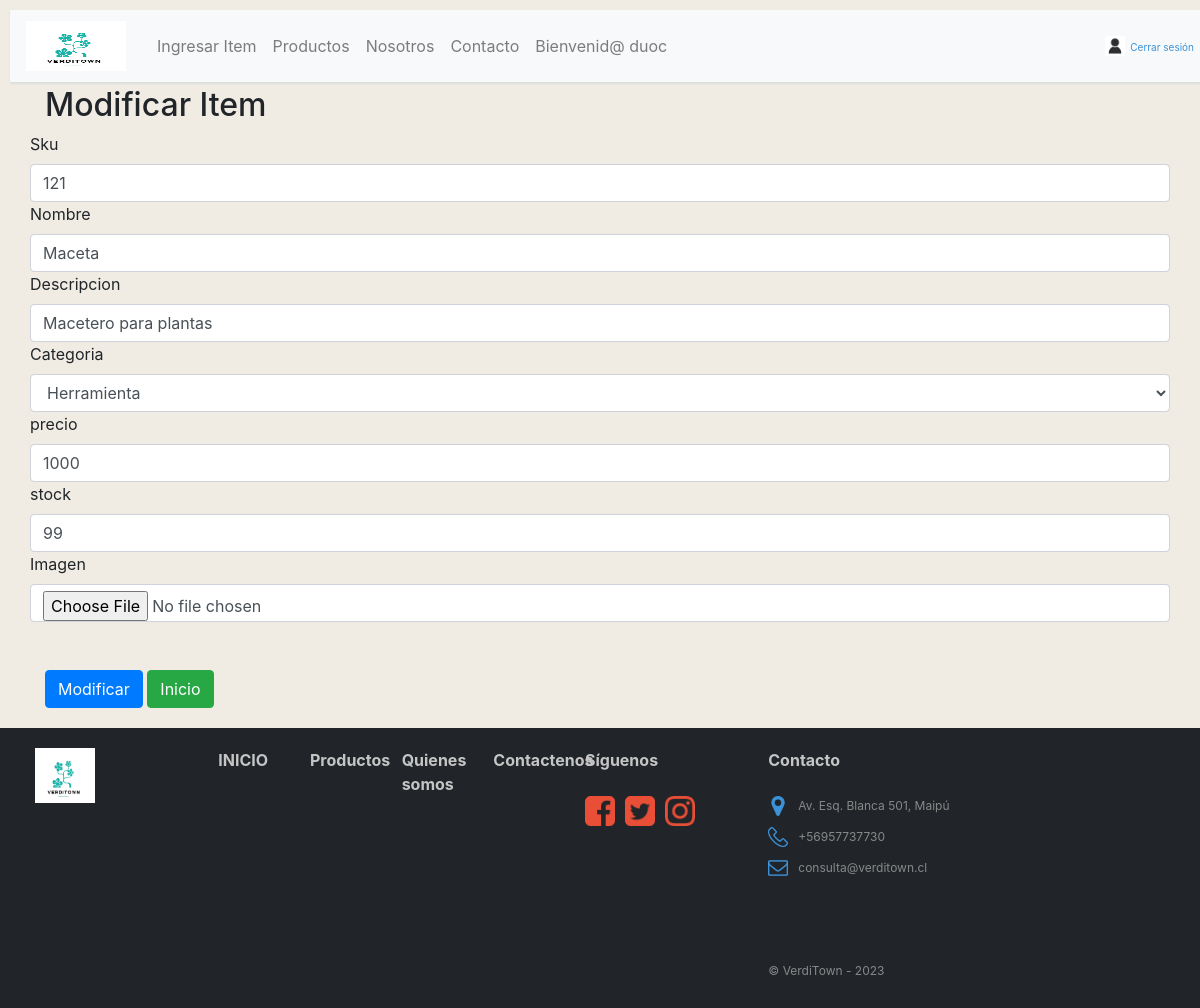
Page /modificar/121 (signed in) on the committed database.
### verditown/models.py (models this page shows, shortened)
class Producto(models.Model):
    sku =  models.CharField(primary_key=True, max_length=10, verbose_name="SKU")
    nombre = models.CharField(max_length=20, blank=True, verbose_name="Nombre")
    descrip = models.CharField(max_length=50, blank=True, verbose_name="Descripcion")
    imagen = models.ImageField(upload_to="imagenes", null=True, blank=True, verbose_name="Imagen")
    precio = models.IntegerField(validators=[MinValueValidator(1), MaxValueValidator(99999)], blank=True, verbose_name="Precio")
    stock = models.IntegerField(default=0, blank=True, verbose_name="Stock")
    categoria = models.ForeignKey(Categoria, on_delete=models.CASCADE, verbose_name="Categoria")

### verditown/views.py (the view)
# urls.py: path('modificar/<id>', modificar, name="modificar"),
@login_required
def modificar(request,id):
    animal = Producto.objects.get(sku=id)         #obtenemos un objeto por su pk
    datos ={
        'form':ProductoForm(instance=animal)
    }
    if request.method=='POST':
        formulario = ProductoForm(data=request.POST, instance=animal, files=request.FILES)
        if formulario.is_valid:
            formulario.save()
            return redirect ('mostrar')
    return render(request, 'modificar.html', datos)

### verditown/models.py (called while the page is built)
    def __str__(self):
        return self.nombreCategoria #permite acceder a los objetos a través de su nombre en el admin

### verditown/templates/modificar.html (shortened to what this page needs)
{% extends "base.html" %}
{% block content %}
<!DOCTYPE html>
<html lang="en">
<head>
    {% load static %}
    <link href="{% static 'css/bootstrap.min.css' %}" rel="stylesheet">
    <link href="{% static 'css/estilos.css' %}" rel="stylesheet">
</head>
<body>
    <div class="container">
        <h2>Modificar Item</h2>
        <form method="POST" id="formulario" enctype="multipart/form-data">
            <div class="row">
                <label for="{{ form.field.name }}">
                    {{form.sku.label}}
                </label>
                {{ form.sku }}
            </div>
            <div class="row">
                <label for="{{ form.field.name }}">
                    {{form.nombre.label}}
                </label>
                {{ form.nombre }}
            </div>
            <div class="row">
                <label for="{{ form.field.name }}">
                    {{form.descrip.label}}
                </label>
                {{ form.descrip }}
            </div>
            <div class="row">
                <label for="{{ animalform.field.name }}">
                    {{form.categoria.label}}
                </label>
                {{ form.categoria }}
            </div>
            <div class="row">
                <label for="{{ animalform.field.name }}">
                    {{form.precio.label}}
                </label>
                {{ form.precio }}
            </div>
            <div class="row">
                <label for="{{ animalform.field.name }}">
                    {{form.stock.label}}
                </label>
                {{form.stock}}
            </div>
            <div class="row">
                <label for="{{ form.field.name }}">
                    {{form.imagen.label}}
                </label>
                {{ form.imagen }}
            </div>
            <br><br>
            <div class="form-group">
                <input type="submit" class="btn btn-primary" value="Modificar">
                <a href="{% url 'index' %}" class="btn btn-success">Inicio</a>
            </div>
        </form>
    </div>
</body>
</html>
{% endblock %}

### verditown/templates/base.html (shortened to what this page needs)
<!DOCTYPE html>
<html lang="en">
<head>
    {% load static %}
    <link rel="stylesheet" href="https://cdnjs.cloudflare.com/ajax/libs/font-awesome/4.7.0/css/font-awesome.min.css">
    <link href="{% static 'css/bootstrap.min.css' %}" rel="stylesheet">
    <link href="{% static 'css/estilos.css' %}" rel="stylesheet">
</head>
<body>
        <nav class="navbar navbar-expand-md navbar-light bg-light mb-4" id="barraNav">
            <a href="{% url 'index' %}" id="logoBookStop">
                <img src="{% static 'img/Logo.png' %}" width="100px" height="50px">
            </a>
            <div class="collapse navbar-collapse" id="navbarCollapse">
                {% if user.is_staff %}
                <ul class="navbar-nav mr-auto">
                    <li class="nav-item">
                        <a class="nav-link" href="{% url 'mostrar' %}">Ingresar Item</a>
                    </li>
                    <li class="nav-item">
                        <a class="nav-link" href="{% url 'productos' %}">Productos</a>
                    </li>
                    <li class="nav-item">
                        <a class="nav-link" href="{%url 'nosotros' %}">Nosotros</a>
                    </li>
                    <li class="nav-item">
                        <a class="nav-link" href="{%url 'contacto' %}">Contacto</a>
                    </li>
                    <li class="nav-item">
                        <a class="nav-link" href="#">Bienvenid@ {{ user.username }} </a>
                    </li>
                </ul>
                {% endif %}
                <div>
                    {% if user.is_authenticated %}
                    <a href="{% url 'logout' %}" id="userBookStop">
                        <img src="{% static 'img/user-vector-icon.jpg' %}" alt="userBookStop" width="20px">Cerrar sesión
                    </a>
                    {% else %}
                    <a href="{% url 'login' %}" id="userBookStop">
                        <img src="{% static 'img/user-vector-icon.jpg' %}" alt="userBookStop" width="20px">Iniciar sesión
                    </a>
                    {% endif %}
                </div>
            </div>
        </nav>
    {% block content %}
    {% endblock %}
    <footer>
        <div class="row col-12">
            <div class="row col-12">
                <div class="col-lg-2">
                    <img src="{% static 'img/logo.png' %}" alt="logoBookStop" width="60px">
                </div>
                <div class="col-lg-1">
                    <a href="index.html" id="linkFooter"><strong>INICIO</strong></a>
                </div>
                <div class="col-lg-1">
                    <a href="galeria.html" id="linkFooter"><strong>Productos</strong></a>
                </div>
                <div class="col-lg-1">
                    <a href="nosotros.html" id="linkFooter"><strong>Quienes somos</strong></a>
                </div>
                <div class="col-lg-1">
                    <a href="contacto.html" id="linkFooter"><strong>Contactenos</strong></a>
                </div>
            <div class="col-lg-2">
                <strong>Síguenos</strong>
                <br><br>
                <div class="row">
                    <img src="{% static 'img/2000px-Facebook_font_awesome.svg.png' %}" alt="" width="30px" height="30px"
                        style=" margin-left: 15px;">
                    <img src="{% static 'img/twitter.png' %}" alt="" width="30px" height="30px" style=" margin-left: 10px;">
                    <img src="{% static 'img/Instagram.png' %}" alt="" width="30px" height="30px" style=" margin-left: 10px;">
                </div>
            </div>
            <div class="col-lg-3">
                <strong>Contacto</strong>
                <br><br>
                <div class="row">
                    <img src="{% static 'img/location.png' %}" alt="" width="20px" height="20px"
                        style="margin-right: 10px; margin-left: 15px;">
                    <p>Av. Esq. Blanca 501, Maipú</p>
                </div>
                <div class="row">
                    <img src="{% static 'img/fono.png' %}" alt="" width="20px" height="20px"
                        style="margin-right: 10px; margin-left: 15px;">
                    <p>+56957737730</p>
                </div>
                <div class="row">
                    <img src="{% static 'img/email.png' %}" alt="" width="20px" height="20px"
                        style="margin-right: 10px; margin-left: 15px;">
                    <p>consulta@verditown.cl</p>
                </div>
                <br><br><br>
                <p>&copy; VerdiTown - 2023</p>
            </div>
        </div>
    </footer>
</body>
</html>

### verditown/static/css/estilos.css (style rules this page uses)
body { background-color: #F0ECE3; padding-top: 86px; }
#logoBookStop { color: #3C92D8; font-size: 20px; text-decoration: none; margin-right: 16px; padding-top: 3px; }
#logoBookStop img { margin-right: 7px; margin-bottom: 3px; }
.navbar { -webkit-box-shadow:0px 2px 2px #dddddd; -moz-box-shadow:0px 2px 2px #dddddd; box-shadow:0px 2px 2px #dddddd; position: fixed; z-index: 1; display: flex; transition: 0.3s; width: 100%; top: 0; margin: 10px; }
#userBookStop { color: #3C92D8; font-size: 10px; text-decoration: none; }
#userBookStop img { margin-right: 5px; margin-bottom: 3px; }
footer { padding: 20px; color: #c5c5c5; background-color: #212529; height: 280px; margin-top: 20px; }
footer div p { font-size: 12px; color: #888888; padding-top: 5px; line-height: 10px; }
#linkFooter { color: #c5c5c5; text-decoration: none; }

### rows in the picture
Producto: sku "121", nombre "Maceta", descrip "Macetero para plantas", categoria "Herramienta", precio "1000", stock "99"

### other values in the picture
{{ user.username }} "duoc"
